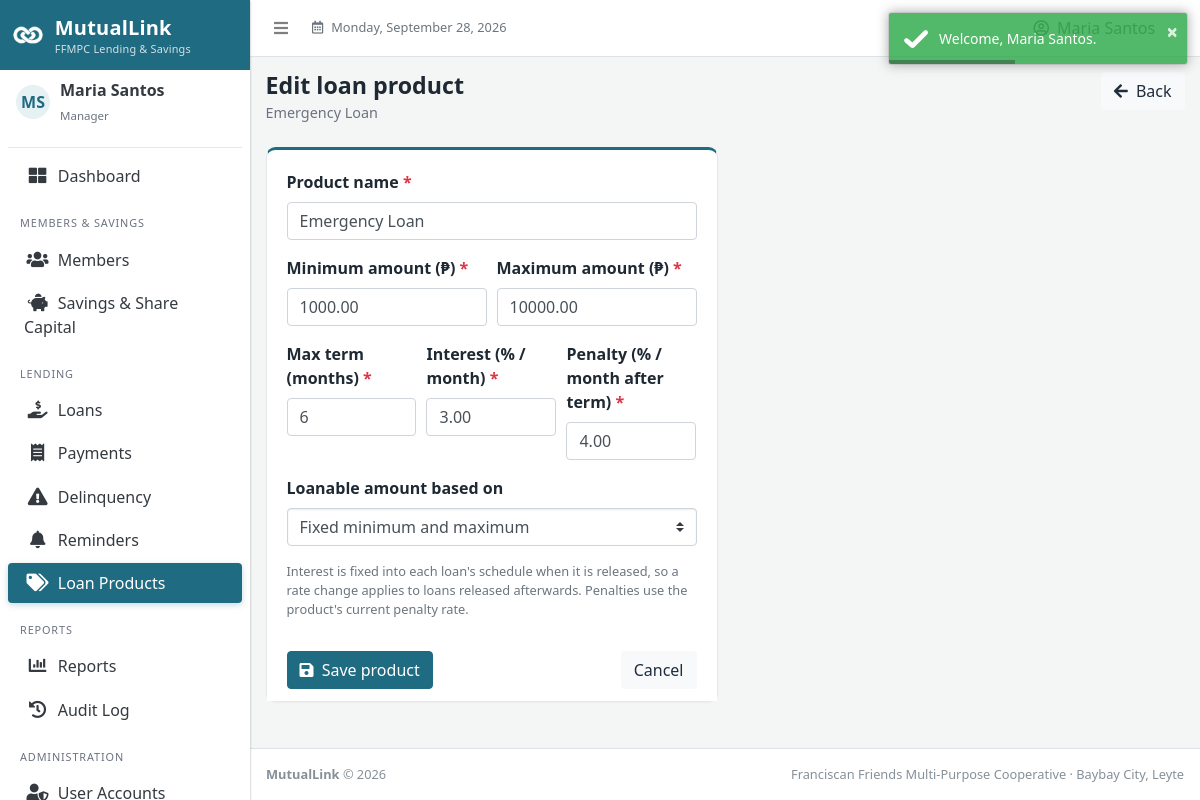
Page /dashboard.php?page=product_form&id=3 (signed in) on the earlier database version.
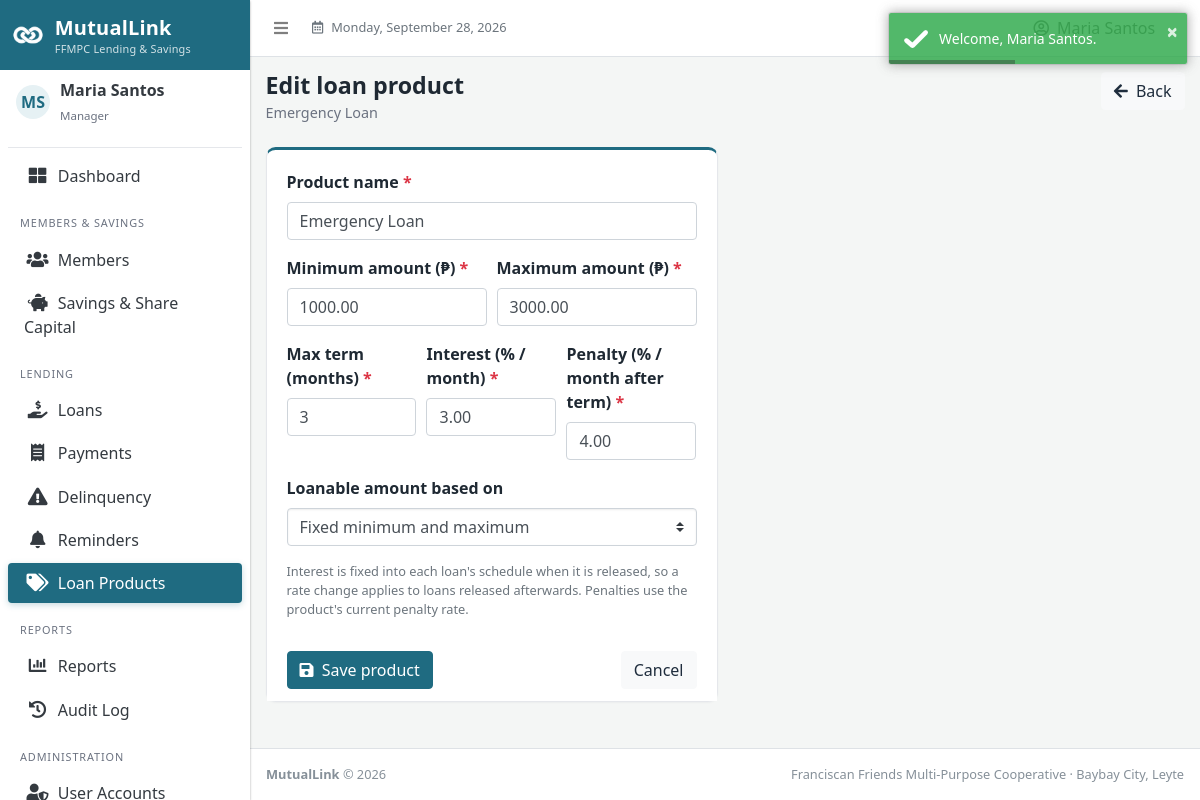
Same page on the later database version.
### tables this page shows
CREATE TABLE loan_products (
  product_id     INT UNSIGNED NOT NULL AUTO_INCREMENT,
  product_name   VARCHAR(80) NOT NULL,
  min_amount     DECIMAL(12,2) NOT NULL,
  max_amount     DECIMAL(12,2) NOT NULL,
  term_months    TINYINT UNSIGNED NOT NULL,
  interest_rate  DECIMAL(5,2) NOT NULL DEFAULT 3.00,
  penalty_rate   DECIMAL(5,2) NOT NULL DEFAULT 4.00,
   
  loanable_basis ENUM('fixed','collateral','net_pay') NOT NULL DEFAULT 'fixed',
  status         ENUM('active','inactive') NOT NULL DEFAULT 'active',
  PRIMARY KEY (product_id),
  UNIQUE KEY uq_products_name (product_name),
  CONSTRAINT chk_products_amounts CHECK (min_amount > 0 AND max_amount >= min_amount),
  CONSTRAINT chk_products_term CHECK (term_months BETWEEN 1 AND 60)
);

### config/db.php (called while the page is built, shortened)
<?php
function db(): PDO
{
    static $pdo = null;
    if ($pdo instanceof PDO) {
        return $pdo;
    }
    $dsn = 'mysql:host=' . DB_HOST . ';port=' . DB_PORT . ';dbname=' . DB_NAME . ';charset=utf8mb4';
    $options = [
        PDO::ATTR_ERRMODE            => PDO::ERRMODE_EXCEPTION,
        PDO::ATTR_DEFAULT_FETCH_MODE => PDO::FETCH_ASSOC,
        PDO::ATTR_EMULATE_PREPARES   => false,
    ];
    try {
        $pdo = new PDO($dsn, DB_USER, DB_PASS, $options);
    } catch (PDOException $e) {
        error_log('MutualLink DB connection failed: ' . $e->getMessage());
        http_response_code(500);
        exit('The system cannot reach the database right now. Please contact the administrator.');
    }
    return $pdo;
}

### config/helpers.php (called while the page is built, shortened)
<?php
function e(mixed $value): string
{
    return htmlspecialchars((string) ($value ?? ''), ENT_QUOTES, 'UTF-8');
}
function old(string $key, mixed $default = ''): string
{
    return $_SERVER['REQUEST_METHOD'] === 'POST' && isset($_POST[$key]) && is_string($_POST[$key])
        ? $_POST[$key]
        : (string) ($default ?? '');
}
function get_id(string $key = 'id'): int
{
    $v = filter_var($_GET[$key] ?? '', FILTER_VALIDATE_INT, ['options' => ['min_range' => 1]]);
    return $v === false ? 0 : $v;
}

### views/product_form.php (the view, shortened to what the changed rows need)
<?php
$id = get_id();
$isEdit = $id > 0;
$p = ['product_name' => '', 'min_amount' => '', 'max_amount' => '', 'term_months' => '12', 'interest_rate' => '3.00', 'penalty_rate' => '4.00', 'loanable_basis' => 'fixed'];
if ($isEdit) {
    $stmt = db()->prepare('SELECT * FROM loan_products WHERE product_id = :id');
    $stmt->execute([':id' => $id]);
    $p = $stmt->fetch();
}
$title = $isEdit ? 'Edit loan product' : 'Add loan product';
$subtitle = $isEdit ? $p['product_name'] : 'Define limits and rates for a new loan product.';
?>
<div class="row">
  <div class="col-lg-6">
    <div class="card card-primary card-outline">
      <form method="post" action="" class="ml-form" novalidate>
        <div class="card-body">
          <div class="form-group">
            <label for="product_name">Product name <span class="text-danger">*</span></label>
            <input type="text" class="form-control" id="product_name" name="product_name" required maxlength="80" value="<?= e(old('product_name', $p['product_name'])) ?>">
          </div>
          <div class="form-row">
            <div class="form-group col-md-6">
              <label for="min_amount">Minimum amount (₱) <span class="text-danger">*</span></label>
              <input type="text" inputmode="decimal" class="form-control" id="min_amount" name="min_amount" required value="<?= e(old('min_amount', $p['min_amount'])) ?>">
            </div>
            <div class="form-group col-md-6">
              <label for="max_amount">Maximum amount (₱) <span class="text-danger">*</span></label>
              <input type="text" inputmode="decimal" class="form-control" id="max_amount" name="max_amount" required value="<?= e(old('max_amount', $p['max_amount'])) ?>">
            </div>
          </div>
          <div class="form-row">
            <div class="form-group col-md-4">
              <label for="term_months">Max term (months) <span class="text-danger">*</span></label>
              <input type="number" class="form-control" id="term_months" name="term_months" min="1" max="60" required value="<?= e(old('term_months', $p['term_months'])) ?>">
            </div>
            <div class="form-group col-md-4">
              <label for="interest_rate">Interest (% / month) <span class="text-danger">*</span></label>
              <input type="text" inputmode="decimal" class="form-control" id="interest_rate" name="interest_rate" required value="<?= e(old('interest_rate', $p['interest_rate'])) ?>">
            </div>
            <div class="form-group col-md-4">
              <label for="penalty_rate">Penalty (% / month after term) <span class="text-danger">*</span></label>
              <input type="text" inputmode="decimal" class="form-control" id="penalty_rate" name="penalty_rate" required value="<?= e(old('penalty_rate', $p['penalty_rate'])) ?>">
            </div>
          </div>
          <div class="form-group">
            <label for="loanable_basis">Loanable amount based on</label>
            <select class="custom-select" id="loanable_basis" name="loanable_basis">
              <?php foreach (LOANABLE_BASIS as $k => $v): ?><option value="<?= e($k) ?>" <?= old('loanable_basis', $p['loanable_basis']) === $k ? 'selected' : '' ?>><?= e($v) ?></option><?php endforeach; ?>
            </select>
          </div>
          <p class="small text-muted mb-0">Interest is fixed into each loan's schedule when it is released, so a rate change applies to loans released afterwards. Penalties use the product's current penalty rate.</p>
        </div>
        <div class="card-footer bg-white d-flex">
          <button type="submit" class="btn btn-primary"><i class="fas fa-save mr-1"></i> Save product</button>
          <a href="dashboard.php?page=products" class="btn btn-light ml-auto">Cancel</a>
        </div>
      </form>
    </div>
  </div>
</div>

### dashboard.php (shortened to what the changed rows need)
<?php
$page = $_GET['page'] ?? 'home';
$title = 'MutualLink';
$subtitle = '';
$layout = 'app';
try {
    if ($page === '404') {
        http_response_code(404);
        require __DIR__ . '/views/404.php';
    } else {
        require __DIR__ . '/views/' . $page . '.php';
    }
} catch (ForbiddenException) {
    ob_clean();
    http_response_code(403);
    $title = 'Access denied';
    $subtitle = $headerActions = '';
    $layout = 'app';
    require __DIR__ . '/views/403.php';
}
$content = ob_get_clean();
?>
<!DOCTYPE html>
<html lang="en">
<?php require __DIR__ . '/include/head.php'; ?>
<?php if ($layout === 'print'): ?>
<body class="bg-light">
  <?= $content ?>
  <?php require __DIR__ . '/include/scripts.php'; ?>
</body>
<?php else: ?>
<body class="hold-transition sidebar-mini layout-fixed layout-navbar-fixed">
<div class="wrapper">
  <div class="content-wrapper">
    <div class="content-header">
      <div class="container-fluid">
        <div class="d-flex flex-wrap justify-content-between align-items-start">
          <div class="mb-2">
            <h1 class="m-0"><?= e($title) ?></h1>
            <?php if ($subtitle !== ''): ?><div class="page-sub"><?= e($subtitle) ?></div><?php endif; ?>
          </div>
        </div>
      </div>
    </div>
    <section class="content">
      <div class="container-fluid pb-4">
        <?= $content ?>
      </div>
    </section>
  </div>
</div>
</body>
<?php endif; ?>
</html>

Differences in the rows shown:
changed loan_products "Emergency Loan": max_amount "10000.00" → "3000.00"; term_months "6" → "3"
